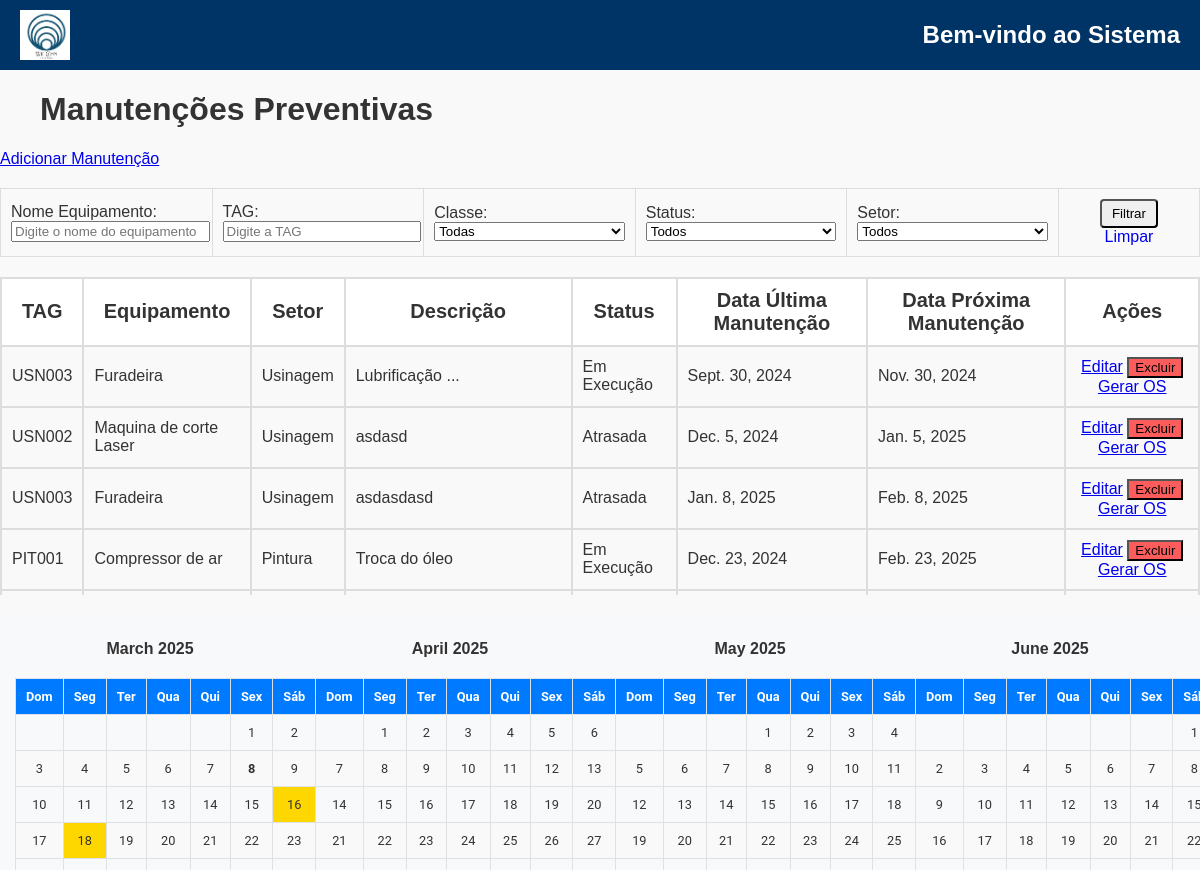
/manutencoes/ (signed in), run on an earlier commit of the app's database.
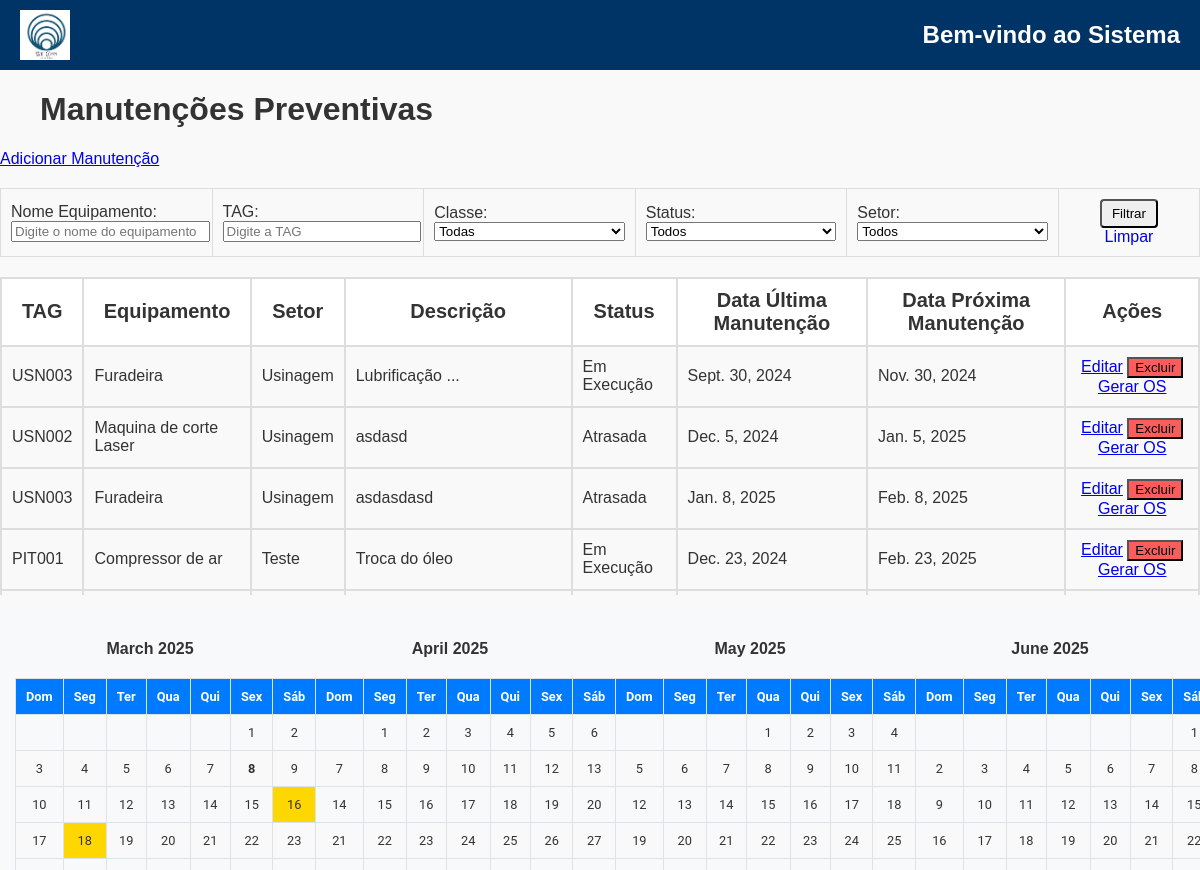
And on a later commit of the database.
### GestaoPrev/models.py (models this page shows, shortened)
class ManutencaoPreventiva(models.Model):
    equipamento = models.ForeignKey(
        'CadEquip.Equipamento', on_delete=models.CASCADE, related_name='manutencoes'
    )
    pecas = models.ManyToManyField(
    'cadEstoque.Pecas',
    related_name='manutencoes',
    blank=True
    )
    tipo_calculo = models.CharField(max_length=100, choices=[('horas', 'Horas'), ('meses', 'Meses'), ('ambos', 'Ambos')])
    requer_parada = models.BooleanField(default=False)
    descricao = models.TextField()
    status = models.CharField(max_length=50, choices=[
        ('programada', 'Programada'),
        ('em_execucao', 'Em Execução'),
        ('atrasada', 'Atrasada')
    ], default='Programada')
    duracao_estimada = models.FloatField(help_text="Duração estimada em horas", null=True)
    duracao_real = models.FloatField(help_text="Duração real em horas", null=True)
    data_ultima_manutencao = models.DateField(null=True, blank=True)
    data_proxima_manutencao = models.DateField(null=True, blank=True)
    horimetro_atual = models.FloatField(null=True, blank=True)
    periodo_meses = models.IntegerField(null=True, blank=True)
    horas_intervalo = models.FloatField(null=True, blank=True)
    procedimentos = models.FileField(upload_to='procedimento_pdfs/', blank=True, null=True)
    @classmethod
    def atualizar_todos_status(cls):
        hoje = date.today()
        cls.objects.filter(
            data_proxima_manutencao__lt=hoje,
            status='programada'
        ).update(status='atrasada')
        cls.objects.filter(
            data_proxima_manutencao__gte=hoje,
            status='atrasada'
        ).update(status='programada')

### CadEquip/models.py (models this page shows, shortened)
class Equipamento(models.Model):
    CLASSIFICACAO = [
        ('a', 'A'),
        ('b', 'B'),
        ('c', 'C'),
    ]
    nome = models.CharField(max_length=200)
    tag = models.CharField(max_length=200, unique=True)
    patrimonio = models.CharField(
        max_length=200,
        unique=True,
        blank=True,  # Allow blank values
        null=True   # Allow null values
    )
    modelo = models.CharField(max_length=200)
    fabricante = models.CharField(max_length=200)
    numero_serie = models.CharField(max_length=200, unique=False, blank=True, null=True)
    ano_fabricacao = models.CharField(max_length=200, blank=True, null=True)
    data_criacao = models.DateTimeField(auto_now_add=True)
    setor = models.ForeignKey('gestaoOS.Setor', on_delete=models.CASCADE, related_name='equipamentos')
    local = models.CharField(max_length=150, blank=True, null=True)
    foto = models.ImageField(upload_to='fotos_equipamentos/%Y/%m/%d/', null=True, blank=True)
    fornecedor = models.ForeignKey(
        'CadFornecedor.Fornecedor',  # Relaciona ao modelo Fornecedor do app CadFornecedor
        on_delete=models.SET_NULL,
        related_name='equipamentos',
        null=True,
        blank=True
    )
    manual_operacao = models.FileField(upload_to='manuais/', null=True, blank=True)
    garantia_termino = models.DateField(null=True, blank=True)
    classe = models.CharField(max_length=1, blank=True, null=True)
    ssma = models.CharField(
        max_length=1,
        choices=CLASSIFICACAO,
        default='c',
    )
    qualidade = models.CharField(
        max_length=1,
        choices=CLASSIFICACAO,
        default='c',
    )
    operacao = models.CharField(
        max_length=1,
        choices=CLASSIFICACAO,
        default='c',
    )
    entrega = models.CharField(
        max_length=1,
        choices=CLASSIFICACAO,
        default='c',
    )
    mtbf = models.CharField(
        max_length=1,
        choices=CLASSIFICACAO,
        default='c',
    )
    mttr = models.CharField(
        max_length=1,
        choices=CLASSIFICACAO,
        default='c',
    )
    horimetro_atual = models.FloatField(default=0, help_text="Horas totais de operação do equipamento")
    ultima_atualizacao = models.DateTimeField(null=True, blank=True)
    class Meta:
        verbose_name = 'Equipamento'
        verbose_name_plural = 'Equipamentos'

### gestaoOS/models.py (models this page shows)
class Setor(models.Model):
    nome = models.CharField(max_length=100, unique=True)
    def __str__(self):
        return self.nome

### GestaoPrev/views.py (the view)
# urls.py: path('manutencoes/', views.listar_manutencoes, name='listar_manutencoes'),
@login_required
def listar_manutencoes(request):
    ManutencaoPreventiva.atualizar_todos_status()
    manutencoes = ManutencaoPreventiva.objects.select_related('equipamento')
    nome_equipamento = request.GET.get('nome_equipamento', '')
    tag_equipamento = request.GET.get('tag_equipamento', '')
    classe_equipamento = request.GET.get('classe_equipamento', '')
    status_manutencao = request.GET.get('status', '')
    setor = request.GET.get('setor', '')
    data_filter = request.GET.get('date')
    if nome_equipamento:
        manutencoes = manutencoes.filter(equipamento__nome__icontains=nome_equipamento)
    if tag_equipamento:
        manutencoes = manutencoes.filter(equipamento__tag__icontains=tag_equipamento)
    if classe_equipamento:
        manutencoes = manutencoes.filter(equipamento__classe__icontains=classe_equipamento)
    if status_manutencao:
        manutencoes = manutencoes.filter(status=status_manutencao)
    if setor:
        try:
            setor_id = int(setor)
            manutencoes = manutencoes.filter(equipamento__setor_id=setor_id)
        except ValueError:
            pass
    if data_filter:
        try:
            filter_date = datetime.strptime(data_filter, '%Y-%m-%d').date()
            manutencoes = manutencoes.filter(data_proxima_manutencao=filter_date)
        except ValueError:
            pass
    manutencoes = manutencoes.order_by('data_proxima_manutencao')
    equipamentos = Equipamento.objects.all()
    classes_equipamento = equipamentos.values_list('classe', flat=True).distinct()
    setores = equipamentos.values('setor', 'setor__nome').distinct().order_by('setor__nome')
    status_choices = dict(ManutencaoPreventiva._meta.get_field('status').choices)
    today = date.today()
    calendars = []
    maintenance_dates = {}
    for i in range(12):
        target_date = today + timedelta(days=i*31)
        year = target_date.year
        month = target_date.month
        month_maintenances = ManutencaoPreventiva.objects.filter(
            data_proxima_manutencao__year=year,
            data_proxima_manutencao__month=month
        ).values_list('data_proxima_manutencao', flat=True)
        maintenance_dates[f"{year}-{month}"] = [
            date.strftime('%Y-%m-%d') for date in month_maintenances
        ]
        calendars.append(get_month_calendar(year, month))
    context = {
        'manutencoes': manutencoes,
        'calendars': calendars,
        'maintenance_dates': json.dumps(maintenance_dates),
        'today': today,
        'equipamentos': equipamentos,
        'classes_equipamento': classes_equipamento,
        'setores': setores,
        'status_choices': status_choices,
        'filtros': {
            'nome_equipamento': nome_equipamento,
            'tag_equipamento': tag_equipamento,
            'classe_equipamento': classe_equipamento,
            'status': status_manutencao,
            'setor': setor,
        }
    }
    return render(request, 'listar_manutencoes.html', context)

### GestaoPrev/views.py (called while the page is built)
def get_month_calendar(year, month):
    cal = calendar.monthcalendar(year, month)
    month_name = calendar.month_name[month]
    return {
        'calendar': cal,
        'month_name': month_name,
        'year': year,
        'month': month
    }

### GestaoPrev/templates/listar_manutencoes.html (shortened to what the changed rows need)
{% extends 'base.html' %}
{% load static %}
{% block content %}
<link rel="stylesheet" href="https://maxcdn.bootstrapcdn.com/font-awesome/4.7.0/css/font-awesome.min.css">
<div class="content-container">
    <div class="top-side">
        <h1 style="text-align: left; margin-left: 40px;">Manutenções Preventivas</h1>
    </div>
    <div class="maintenance-table-container">
    <table class="maintenance-table" border="1">
        <thead>
            <tr>
                <th>TAG</th>
                <th>Equipamento</th>
                <th>Setor</th>
                <th>Descrição</th>
                <th>Status</th>
                <th>Data Última Manutenção</th>
                <th>Data Próxima Manutenção</th>
                <th>Ações</th>
            </tr>
        </thead>
        <tbody>
            {% for manutencao in manutencoes %}
            <tr>
                <td>{{ manutencao.equipamento.tag }}</td>
                <td>{{ manutencao.equipamento.nome }}</td>
                <td>{{ manutencao.equipamento.setor }}</td>
                <td>{{ manutencao.descricao|truncatechars:50 }}</td>
                <td>{{ manutencao.get_status_display }}</td>
                <td>{{ manutencao.data_ultima_manutencao }}</td>
                <td>{{ manutencao.data_proxima_manutencao }}</td>
                <td style="text-align: center;">
                    <a href="{% url 'editar_manutencao' manutencao.id %}" class="custom-button table-button">Editar</a>
                    <form method="post" action="{% url 'excluir_manutencao' manutencao.id %}" style="display:inline;" onsubmit="return confirmDelete();">
                        <button type="submit" class="custom-button table-button delete-button">Excluir</button>
                    </form>
                    <a href="{% url 'gerar_os_preventiva' manutencao.id %}" class="custom-button table-button">Gerar OS</a>
                </td>
            </tr>
            {% endfor %}
        </tbody>
    </table>
    </div>
    <div class="calendar-sidebar" id="calendarSection">
        <div class="calendar-grid">
            <div class="calendar-row">
                {% for cal in calendars|slice:":4" %}
                <div class="calendar-month">
                    <table class="calendar" data-year="{{ cal.year }}" data-month="{{ cal.month }}">
                        <thead>
                            <tr>
                                <th>Dom</th>
                                <th>Seg</th>
                                <th>Ter</th>
                                <th>Qua</th>
                                <th>Qui</th>
                                <th>Sex</th>
                                <th>Sáb</th>
                            </tr>
                        </thead>
                    </table>
                </div>
                {% endfor %}
            </div>
        </div>
    </div>
</div>
{% endblock %}

What changed in the data, as far as the page shows it:
changed through a linked row, ManutencaoPreventiva "Troca do óleo": equipamento.setor "Pintura" → "Teste"
